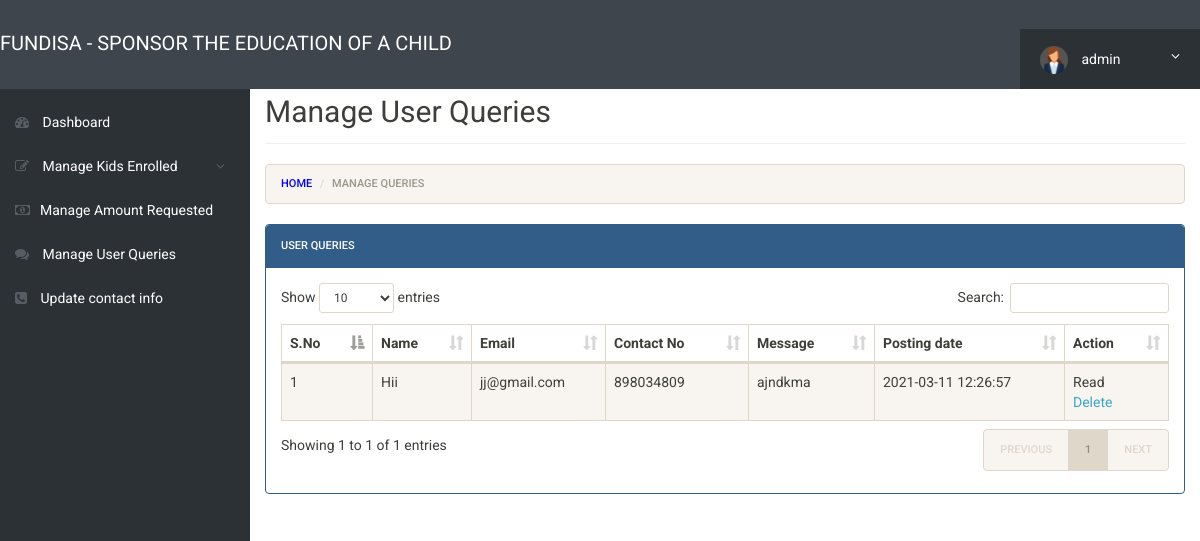
Screenshot of /admin/manage-conactusquery.php (signed in) with the database file from the repository.
### tables this page shows
CREATE TABLE `tblcontactusquery` (
  `id` int(11) NOT NULL,
  `name` varchar(100) DEFAULT NULL,
  `EmailId` varchar(120) DEFAULT NULL,
  `ContactNumber` char(11) DEFAULT NULL,
  `Message` longtext DEFAULT NULL,
  `PostingDate` timestamp NOT NULL DEFAULT current_timestamp(),
  `status` int(11) DEFAULT NULL
);

### admin/manage-conactusquery.php (the view, shortened to what this page needs)
<?php
include('includes/config.php');
if(strlen($_SESSION['alogin'])==0)
	{
header('location:index.php');
}
else{
 ?>
<!doctype html>
<html lang="en" class="no-js">
<head>
	<link rel="stylesheet" href="css/font-awesome.min.css">
	<link rel="stylesheet" href="css/bootstrap.min.css">
	<link rel="stylesheet" href="css/dataTables.bootstrap.min.css">
	<link rel="stylesheet" href="css/bootstrap-social.css">
	<link rel="stylesheet" href="css/bootstrap-select.css">
	<link rel="stylesheet" href="css/fileinput.min.css">
	<link rel="stylesheet" href="css/awesome-bootstrap-checkbox.css">
	<link rel="stylesheet" href="css/style.css">
</head>
<body>
	<?php include('includes/header.php');?>
	<div class="ts-main-content">
		<?php include('includes/leftbar.php');?>
		<div class="content-wrapper">
			<div class="container-fluid">
				<div class="row">
					<div class="col-md-12">
						<h2 class="page-title">Manage User Queries</h2>
						<div>
						<ol class="breadcrumb">
            <li class="breadcrumb-item">
                <a href="dashboard.php" style="color:blue;">Home</a>
            </li>
            <li class="breadcrumb-item active">Manage queries</li>
        </ol></div>
						<div class="panel panel-primary">
							<div class="panel-heading">User queries</div>
							<div class="panel-body">
								<table id="zctb" class="display table table-striped table-bordered table-hover" cellspacing="0" width="100%">
									<thead>
										<tr>
										<th>S.No
										</th>
											<th>Name</th>
											<th>Email</th>
											<th>Contact No</th>
											<th>Message</th>
											<th>Posting date</th>
											<th>Action</th>
										</tr>
									</thead>
									<tbody>
									<?php $sql = "SELECT * from  tblcontactusquery ";
$query = $dbh -> prepare($sql);
$query->execute();
$results=$query->fetchAll(PDO::FETCH_OBJ);
$cnt=1;
if($query->rowCount() > 0)
{
foreach($results as $result)
{				?>
										<tr>
											<td><?php echo htmlentities($cnt);?></td>
											<td><?php echo htmlentities($result->name);?></td>
											<td><?php echo htmlentities($result->EmailId);?></td>
											<td><?php echo htmlentities($result->ContactNumber);?></td>
											<td><?php echo htmlentities($result->Message);?></td>
											<td><?php echo htmlentities($result->PostingDate);?></td>
																<?php if($result->status==1)
{
	?><td>Read<br />
		<a href="manage-conactusquery.php?del=<?php echo htmlentities($result->id);?>" onclick="return confirm('Do you want to delete?')" >Delete</a></td>
<?php } ?>
										</tr>
										<?php $cnt=$cnt+1; }} ?>
									</tbody>
								</table>
							</div>
						</div>
					</div>
				</div>
			</div>
		</div>
	</div>
</body>
</html>
<?php } ?>

### admin/css/style.css (style rules this page uses)
html { font-size: 14px; }
@media only screen and (min-width: 480px) { html { font-size: 17px; } }
@media only screen and (min-width: 768px) { html { font-size: 14px; } }
body { font-size: 1em; }
a { color: #37a6c4; }
.panel { overflow: hidden; }
ul, li { margin: 0; padding: 0; list-style: none; }
.page-title { padding-bottom: 15px; margin-bottom: 20px; border-bottom: 1px solid #f0f0f0; }
.ts-main-content .content-wrapper { padding-top: 15px; margin-top: 60px; }
@media only screen and (min-width: 992px) { .ts-main-content .content-wrapper { margin-left: 250px; } }

### rows the page displays
tblcontactusquery: name "Hii", EmailId "jj@gmail.com", ContactNumber "898034809", Message "ajndkma", PostingDate "2021-03-11 12:26:57"

### other values shown
$_SESSION['username'] "admin"
